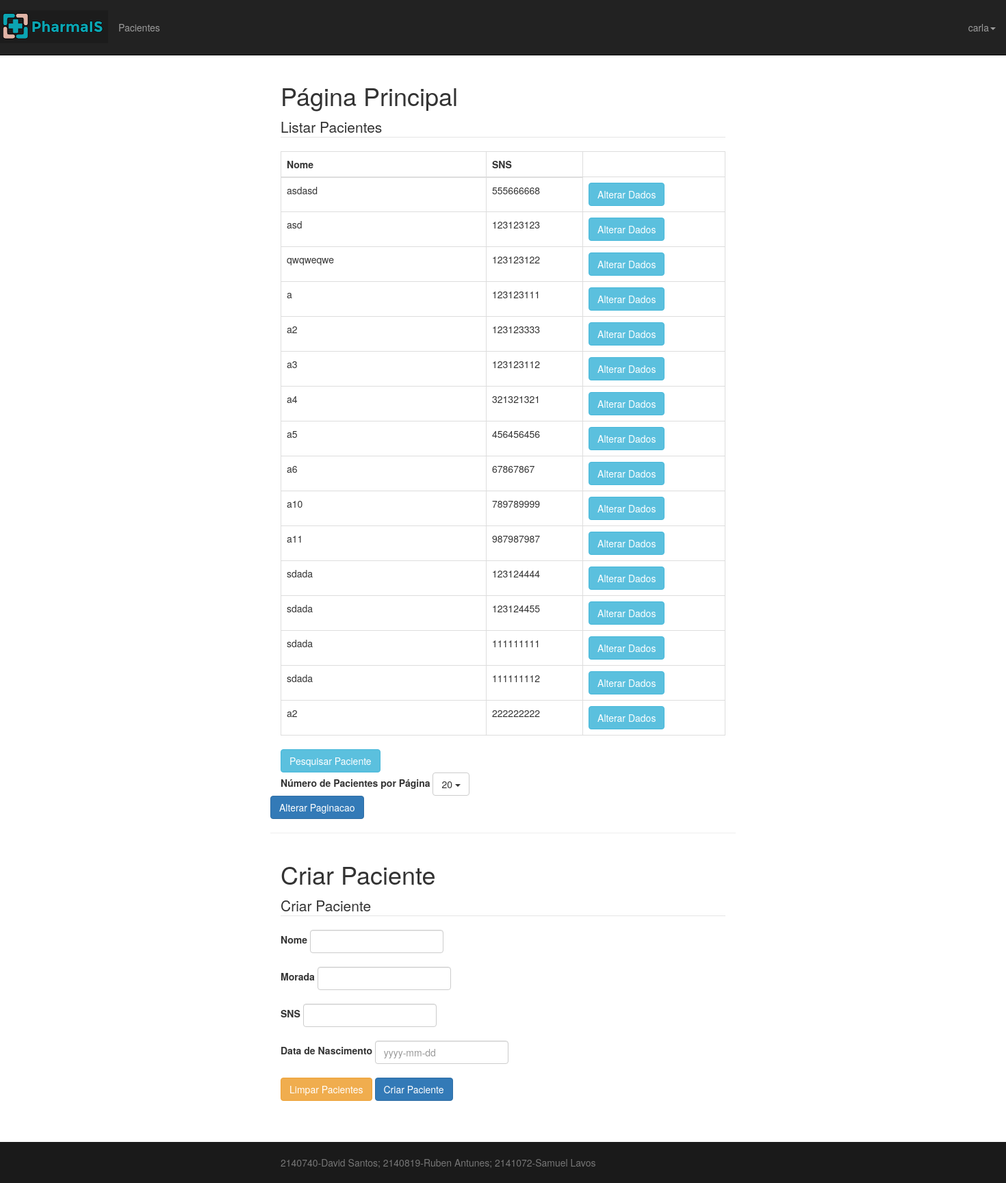
Page /Site/pacientes.php (signed in) on the earlier database version.
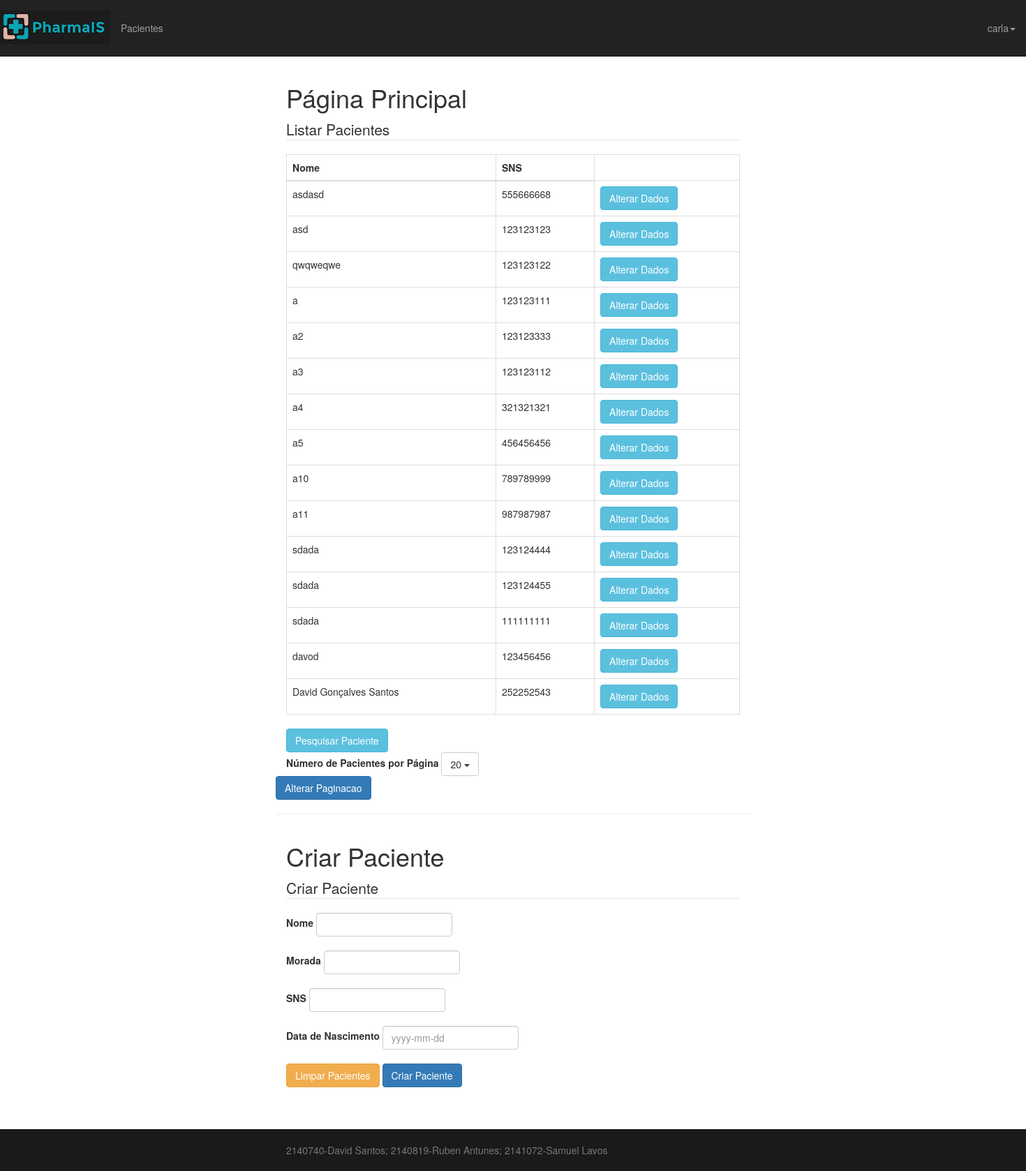
Same page on the later database version.
### tables this page shows
CREATE TABLE IF NOT EXISTS `paciente` (
  `id` int(10) NOT NULL AUTO_INCREMENT,
  `nomeP` varchar(128) NOT NULL,
  `moradaP` varchar(256) NOT NULL,
  `snsP` varchar(9) NOT NULL,
  `dataNascimP` date NOT NULL,
  PRIMARY KEY (`id`),
  UNIQUE KEY `sns` (`snsP`)
);

### Site/pacientes.php (called while the page is built, shortened)
<?php
	require_once("model/pacientes.model.php");
	$nomeP = "";
	$moradaP = "";
	$snsP = "";
	$dataNascimP = "";
 $pacientes = listarPaciente($nomeP, $moradaP, $snsP, $dataNascimP);
	require("view/top.template.php");
	require("view/pacientes.subview.php");
	require("view/bottom.template.php");

### Site/inc/db.php (called while the page is built, shortened)
<?php
function db(){
	$maquina = "localhost";
	$utilizador = "root";
	$senha="";
	$bd="dbis";
	$_ApplicationDBConnection = @new mysqli($maquina, $utilizador, $senha, $bd);
	return $_ApplicationDBConnection;
}

### Site/model/pacientes.model.php (called while the page is built, shortened)
<?php
require_once("inc/db.php");
function listarPaciente(){
	$query = "SELECT id, nomeP, moradaP, snsP, dataNascimP ".
	    "FROM paciente";
	$stmt= db()->prepare($query);
	$stmt->execute();
	$result = $stmt->get_result();
	return $result->fetch_all(MYSQL_ASSOC);
}

### Site/view/pacientes.subview.php (the view, shortened to what this page needs)
<fieldset>
    <legend>Listar Pacientes</legend>
	<table class="table table-bordered">
		<thead>
	  		<tr>
				<th>Nome</th>
				<th>SNS</th>
			</tr>
		</thead>
		<tbody>
		 	<?php
		 		foreach ($pacientes as $linha) {
					echo "\n<tr>";
					echo "<td width=300>".$linha['nomeP']."</td>";
					echo "<td>".$linha['snsP']."</td>";
					?>
					<?php echo '<td><a class="btn btn-info" href="pacientes_update.php?id='.$linha['id'].'" role="button">Alterar Dados</a></td>';?>
					</tr>
		    <?php } ?>
		</tbody>
	</table>
	<a class="btn btn-info" href="pacientes_pesquisar.php" role="button">Pesquisar Paciente</a>
	 <form action="pacientes.php" method="post" class="form" id="limit" name="limit">
	<label>Número de Pacientes por Página</label>
  <button class="btn btn-default dropdown-toggle" type="button" id="limit value="20" data-toggle="dropdown" aria-haspopup="true" aria-expanded="true">
    20
    <span class="caret"></span>
  </button>
</div>
  <input type="submit" id="idSubmit" value="Alterar Paginacao" class="btn btn-primary">
	<hr>

Differences in the rows shown:
removed paciente: nomeP "a6", snsP "67867867"
removed paciente: nomeP "sdada", snsP "111111112"
removed paciente: nomeP "a2", snsP "222222222"
added paciente: nomeP "davod", snsP "123456456"
added paciente: nomeP "David Gonçalves Santos", snsP "252252543"
